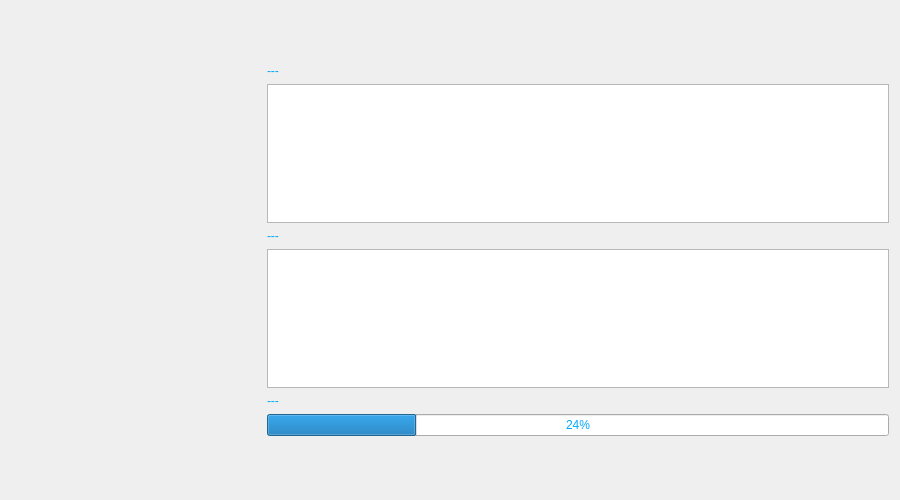
<?xml version="1.0" encoding="UTF-8"?>
<ui version="4.0">
 <class>AutocheckpointsWidget</class>
 <widget class="QWidget" name="AutocheckpointsWidget">
  <property name="geometry">
   <rect>
    <x>0</x>
    <y>0</y>
    <width>900</width>
    <height>500</height>
   </rect>
  </property>
  <property name="maximumSize">
   <size>
    <width>900</width>
    <height>500</height>
   </size>
  </property>
  <property name="windowTitle">
   <string>Form</string>
  </property>
  <property name="styleSheet">
   <string notr="true">color: rgb(0, 170, 255);</string>
  </property>
  <property name="locale">
   <locale language="English" country="UnitedStates"/>
  </property>
  <layout class="QFormLayout" name="formLayout">
   <item row="0" column="1">
    <spacer name="verticalSpacer">
     <property name="orientation">
      <enum>Qt::Vertical</enum>
     </property>
     <property name="sizeHint" stdset="0">
      <size>
       <width>20</width>
       <height>100</height>
      </size>
     </property>
    </spacer>
   </item>
   <item row="1" column="1">
    <widget class="QLabel" name="labelHardcode">
     <property name="text">
      <string>---</string>
     </property>
    </widget>
   </item>
   <item row="5" column="1">
    <layout class="QHBoxLayout" name="horizontalLayout">
     <item>
      <widget class="QLabel" name="labelDiff">
       <property name="text">
        <string>---</string>
       </property>
      </widget>
     </item>
    </layout>
   </item>
   <item row="6" column="1">
    <widget class="QProgressBar" name="progAutocheck">
     <property name="value">
      <number>24</number>
     </property>
    </widget>
   </item>
   <item row="7" column="1">
    <spacer name="verticalSpacer_2">
     <property name="orientation">
      <enum>Qt::Vertical</enum>
     </property>
     <property name="sizeHint" stdset="0">
      <size>
       <width>20</width>
       <height>100</height>
      </size>
     </property>
    </spacer>
   </item>
   <item row="4" column="0">
    <spacer name="horizontalSpacer">
     <property name="orientation">
      <enum>Qt::Horizontal</enum>
     </property>
     <property name="sizeHint" stdset="0">
      <size>
       <width>250</width>
       <height>20</height>
      </size>
     </property>
    </spacer>
   </item>
   <item row="3" column="1">
    <widget class="QLabel" name="labelAutocheck">
     <property name="text">
      <string>---</string>
     </property>
    </widget>
   </item>
   <item row="2" column="1">
    <widget class="QTableView" name="listviewHardcode"/>
   </item>
   <item row="4" column="1">
    <widget class="QTableView" name="listviewAutocheck"/>
   </item>
  </layout>
 </widget>
 <resources/>
 <connections/>
</ui>
